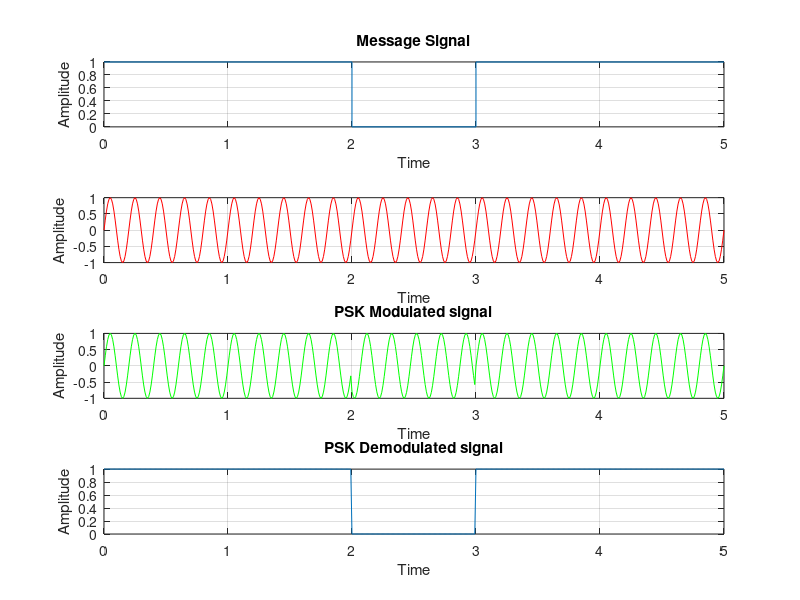

Source code (MATLAB):
close all;
clear all;
clf;
fc=5
n=[1 1 0 1 1 ]
l=length(n);
if n(l)==1
    n(l+1)=1;
else
    n(l+1)=0;
end
l1=length(n);
tn=0:l1-1;
subplot(4,1,1)
stairs(tn,n);
xlabel('Time');
ylabel('Amplitude');
title('Message Signal');
grid on;
t=0:0.01:l;
c1=sin(2*pi*fc*t);
subplot(4,1,2)
plot(t,c1,'r');
xlabel('Time(s)');
xlabel('Time');
ylabel('Amplitude');
grid on;
t=0:0.01:l;
c2=sin((2*pi*fc*t)+180);
for i=1:l
    for(j=(i-1)*100:i*100)
        if(n(i)==1)
            s(j+1)=c1(j+1);
        else
            s(j+1)=c2(j+1);
       end
    end
end
subplot(4,1,3);
plot(t,s,'g');
xlabel('Time');
ylabel('Amplitude');
title('PSK Modulated signal');
grid on;
for i=1:l
    for j=(i-1)*100:i*100
        if(s(j+1)==c1(j+1))
            x(j+1)=1;
        else
            x(j+1)=0;
        end
    end
end
subplot(4,1,4)
plot(t,x);
xlabel('Time');
ylabel('Amplitude');
title('PSK Demodulated signal');
grid on;